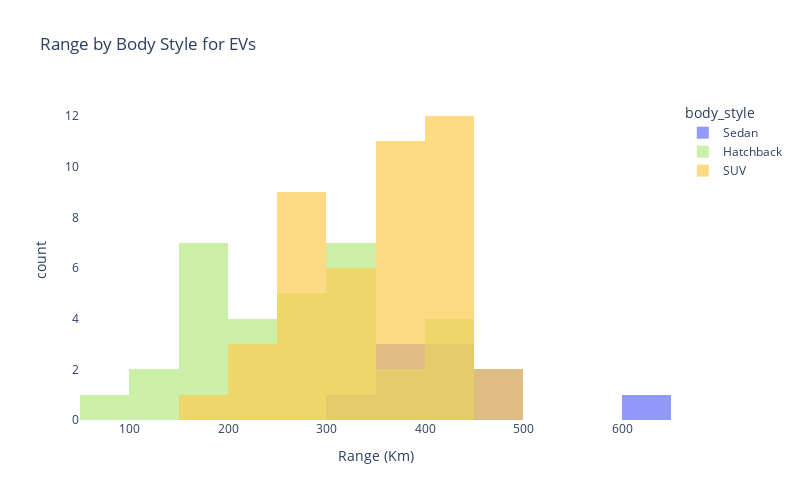

Here is the notebook cell this chart was saved with:
### Code cell
# Create a histogram of range by body style
range_hist = px.histogram(suv_hatch_sed, title='Range by Body Style for EVs', x='range_km', color='body_style', nbins=25,
                          labels={'range_km':'Range (Km)', 'count':'Frequency'},
                          color_discrete_sequence=[px.colors.qualitative.Plotly[0],
                                                   px.colors.qualitative.Plotly[7],
                                                   px.colors.qualitative.Plotly[9]],
                          width=800, height=500)
                                                   

range_hist.update_layout({
    'plot_bgcolor':'rgba(0, 0, 0, 0)',
    'paper_bgcolor':'rgba(0, 0, 0, 0)'
})

range_hist.update_layout(barmode='overlay')
range_hist.update_traces(opacity=0.7)

range_hist.update_xaxes(showgrid=False)
range_hist.update_yaxes(showgrid=False)

range_hist.show()

### Figure 1 — Plotly figure (JSON) as saved in the notebook; plotly's stock layout.template omitted (floating-point values rounded to 4 significant figures)
{"data": [{"alignmentgroup": "True", "bingroup": "x", "hovertemplate": "body_style=Sedan<br>Range (Km)=%{x}<br>count=%{y}<extra></extra>", "legendgroup": "Sedan", "marker": {"color": "#636EFA", "pattern": {"shape": ""}}, "name": "Sedan", "nbinsx": 25, "offsetgroup": "Sedan", "opacity": 0.7, "orientation": "v", "showlegend": true, "type": "histogram", "x": [450, 610, 310, 450, 375, 425, 435, 365, 425, 390], "xaxis": "x", "yaxis": "y"}, {"alignmentgroup": "True", "bingroup": "x", "hovertemplate": "body_style=Hatchback<br>Range (Km)=%{x}<br>count=%{y}<extra></extra>", "legendgroup": "Hatchback", "marker": {"color": "#B6E880", "pattern": {"shape": ""}}, "name": "Hatchback", "nbinsx": 25, "offsetgroup": "Hatchback", "opacity": 0.7, "orientation": "v", "showlegend": true, "type": "histogram", "x": [270, 170, 190, 275, 220, 440, 195, 185, 275, 350, 235, 315, 325, 425, 310, 195, 195, 170, 130, 255, 440, 230, 225, 95, 340, 100, 250, 420, 340, 330, 325, 375], "xaxis": "x", "yaxis": "y"}, {"alignmentgroup": "True", "bingroup": "x", "hovertemplate": "body_style=SUV<br>Range (Km)=%{x}<br>count=%{y}<extra></extra>", "legendgroup": "SUV", "marker": {"color": "#FECB52", "pattern": {"shape": ""}}, "name": "SUV", "nbinsx": 25, "offsetgroup": "SUV", "opacity": 0.7, "orientation": "v", "showlegend": true, "type": "histogram", "x": [360, 400, 370, 400, 220, 425, 290, 420, 375, 250, 280, 370, 180, 270, 350, 255, 380, 365, 335, 365, 255, 420, 450, 250, 250, 410, 365, 450, 430, 400, 390, 235, 410, 340, 440, 360, 295, 400, 320, 320, 230, 325, 335, 400], "xaxis": "x", "yaxis": "y"}], "layout": {"barmode": "overlay", "height": 500, "legend": {"title": {"text": "body_style"}, "tracegroupgap": 0}, "paper_bgcolor": "rgba(0, 0, 0, 0)", "plot_bgcolor": "rgba(0, 0, 0, 0)", "title": {"text": "Range by Body Style for EVs"}, "width": 800, "xaxis": {"anchor": "y", "domain": [0, 1], "showgrid": false, "title": {"text": "Range (Km)"}}, "yaxis": {"anchor": "x", "domain": [0, 1], "showgrid": false, "title": {"text": "count"}}}}
